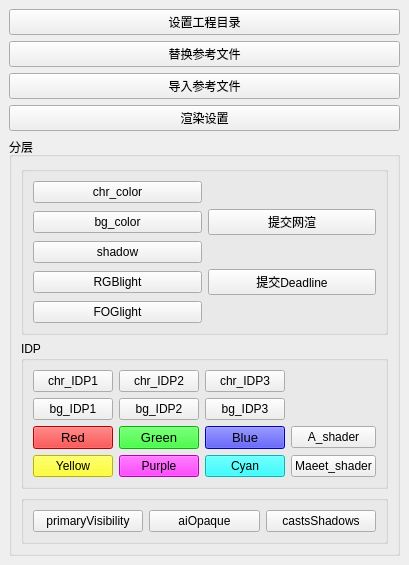
<?xml version="1.0" encoding="UTF-8"?>
<ui version="4.0">
 <class>MainWindow</class>
 <widget class="QMainWindow" name="MainWindow">
  <property name="geometry">
   <rect>
    <x>0</x>
    <y>0</y>
    <width>381</width>
    <height>534</height>
   </rect>
  </property>
  <property name="windowTitle">
   <string>ARNOLD渲染分层工具</string>
  </property>
  <widget class="QWidget" name="centralwidget">
   <layout class="QVBoxLayout" name="verticalLayout">
    <item>
     <widget class="QPushButton" name="project_btn">
      <property name="text">
       <string>设置工程目录</string>
      </property>
     </widget>
    </item>
    <item>
     <widget class="QPushButton" name="replace_btn">
      <property name="text">
       <string>替换参考文件</string>
      </property>
     </widget>
    </item>
    <item>
     <widget class="QPushButton" name="import_btn">
      <property name="text">
       <string>导入参考文件</string>
      </property>
     </widget>
    </item>
    <item>
     <widget class="QPushButton" name="setRender_btn">
      <property name="text">
       <string>渲染设置</string>
      </property>
     </widget>
    </item>
    <item>
     <widget class="QGroupBox" name="layer_box">
      <property name="title">
       <string>分层</string>
      </property>
      <layout class="QVBoxLayout" name="verticalLayout_2">
       <item>
        <widget class="QGroupBox" name="groupBox">
         <property name="title">
          <string/>
         </property>
         <layout class="QGridLayout" name="gridLayout_2">
          <property name="leftMargin">
           <number>9</number>
          </property>
          <property name="spacing">
           <number>6</number>
          </property>
          <item row="0" column="0">
           <widget class="QPushButton" name="chr_color_btn">
            <property name="text">
             <string>chr_color</string>
            </property>
           </widget>
          </item>
          <item row="1" column="0">
           <widget class="QPushButton" name="bg_color_btn">
            <property name="text">
             <string>bg_color</string>
            </property>
           </widget>
          </item>
          <item row="1" column="1">
           <widget class="QPushButton" name="netRender_btn">
            <property name="text">
             <string>提交网渲</string>
            </property>
           </widget>
          </item>
          <item row="2" column="0">
           <widget class="QPushButton" name="shadow_btn">
            <property name="text">
             <string>shadow</string>
            </property>
           </widget>
          </item>
          <item row="3" column="0">
           <widget class="QPushButton" name="rgblight_btn">
            <property name="text">
             <string>RGBlight</string>
            </property>
           </widget>
          </item>
          <item row="3" column="1">
           <widget class="QPushButton" name="deadline_btn">
            <property name="text">
             <string>提交Deadline</string>
            </property>
           </widget>
          </item>
          <item row="4" column="0">
           <widget class="QPushButton" name="foglight_btn">
            <property name="text">
             <string>FOGlight</string>
            </property>
           </widget>
          </item>
         </layout>
        </widget>
       </item>
       <item>
        <widget class="QGroupBox" name="idp_box">
         <property name="title">
          <string>IDP</string>
         </property>
         <layout class="QGridLayout" name="gridLayout">
          <item row="0" column="0">
           <widget class="QPushButton" name="chr_idp1_btn">
            <property name="text">
             <string>chr_IDP1</string>
            </property>
           </widget>
          </item>
          <item row="0" column="1">
           <widget class="QPushButton" name="chr_idp2_btn">
            <property name="text">
             <string>chr_IDP2</string>
            </property>
           </widget>
          </item>
          <item row="0" column="2">
           <widget class="QPushButton" name="chr_idp3_btn">
            <property name="text">
             <string>chr_IDP3</string>
            </property>
           </widget>
          </item>
          <item row="1" column="0">
           <widget class="QPushButton" name="bg_idp1_btn">
            <property name="text">
             <string>bg_IDP1</string>
            </property>
           </widget>
          </item>
          <item row="1" column="1">
           <widget class="QPushButton" name="bg_idp2_btn">
            <property name="text">
             <string>bg_IDP2</string>
            </property>
           </widget>
          </item>
          <item row="1" column="2">
           <widget class="QPushButton" name="bg_idp3_btn">
            <property name="text">
             <string>bg_IDP3</string>
            </property>
           </widget>
          </item>
          <item row="2" column="0">
           <widget class="QPushButton" name="idp_r_btn">
            <property name="font">
             <font>
              <pointsize>10</pointsize>
             </font>
            </property>
            <property name="styleSheet">
             <string notr="true">background-color: rgb(255, 0, 0);</string>
            </property>
            <property name="text">
             <string>Red</string>
            </property>
           </widget>
          </item>
          <item row="2" column="1">
           <widget class="QPushButton" name="idp_g_btn">
            <property name="font">
             <font>
              <pointsize>10</pointsize>
             </font>
            </property>
            <property name="styleSheet">
             <string notr="true">background-color: rgb(0, 255, 0);</string>
            </property>
            <property name="text">
             <string>Green</string>
            </property>
           </widget>
          </item>
          <item row="2" column="2">
           <widget class="QPushButton" name="idp_b_btn">
            <property name="font">
             <font>
              <pointsize>10</pointsize>
             </font>
            </property>
            <property name="styleSheet">
             <string notr="true">background-color: rgb(0, 0, 255);</string>
            </property>
            <property name="text">
             <string>Blue</string>
            </property>
           </widget>
          </item>
          <item row="2" column="3">
           <widget class="QPushButton" name="idp_a_btn">
            <property name="text">
             <string>A_shader</string>
            </property>
           </widget>
          </item>
          <item row="3" column="0">
           <widget class="QPushButton" name="idp_y_btn">
            <property name="styleSheet">
             <string notr="true">background-color: rgb(255, 255, 0);</string>
            </property>
            <property name="text">
             <string>Yellow</string>
            </property>
           </widget>
          </item>
          <item row="3" column="1">
           <widget class="QPushButton" name="idp_p_btn">
            <property name="styleSheet">
             <string notr="true">background-color: rgb(255, 0, 255);</string>
            </property>
            <property name="text">
             <string>Purple</string>
            </property>
           </widget>
          </item>
          <item row="3" column="2">
           <widget class="QPushButton" name="idp_c_btn">
            <property name="styleSheet">
             <string notr="true">background-color: rgb(0, 255, 255);</string>
            </property>
            <property name="text">
             <string>Cyan</string>
            </property>
           </widget>
          </item>
          <item row="3" column="3">
           <widget class="QPushButton" name="idp_maeet_btn">
            <property name="text">
             <string>Maeet_shader</string>
            </property>
           </widget>
          </item>
         </layout>
        </widget>
       </item>
       <item>
        <widget class="QGroupBox" name="options_box">
         <property name="title">
          <string/>
         </property>
         <layout class="QHBoxLayout" name="horizontalLayout">
          <item>
           <widget class="QPushButton" name="primaryVisibility_btn">
            <property name="text">
             <string>primaryVisibility</string>
            </property>
           </widget>
          </item>
          <item>
           <widget class="QPushButton" name="aiOpaque_btn">
            <property name="text">
             <string>aiOpaque</string>
            </property>
           </widget>
          </item>
          <item>
           <widget class="QPushButton" name="castsShadows_btn">
            <property name="text">
             <string>castsShadows</string>
            </property>
           </widget>
          </item>
         </layout>
        </widget>
       </item>
      </layout>
     </widget>
    </item>
   </layout>
  </widget>
 </widget>
 <resources/>
 <connections/>
</ui>
